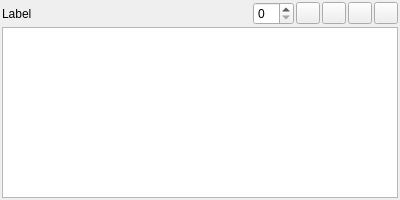
<?xml version="1.0" encoding="UTF-8"?>
<ui version="4.0">
 <class>PropertyControlArray</class>
 <widget class="QWidget" name="PropertyControlArray">
  <property name="geometry">
   <rect>
    <x>0</x>
    <y>0</y>
    <width>400</width>
    <height>200</height>
   </rect>
  </property>
  <property name="sizePolicy">
   <sizepolicy hsizetype="Preferred" vsizetype="Maximum">
    <horstretch>0</horstretch>
    <verstretch>0</verstretch>
   </sizepolicy>
  </property>
  <property name="windowTitle">
   <string>Form</string>
  </property>
  <layout class="QHBoxLayout" name="mLayout">
   <property name="spacing">
    <number>5</number>
   </property>
   <property name="margin">
    <number>2</number>
   </property>
   <item>
    <layout class="QVBoxLayout" name="verticalLayout">
     <property name="spacing">
      <number>2</number>
     </property>
     <item>
      <layout class="QHBoxLayout" name="horizontalLayout">
       <property name="spacing">
        <number>2</number>
       </property>
       <property name="topMargin">
        <number>0</number>
       </property>
       <item>
        <widget class="QLabel" name="mLabel">
         <property name="text">
          <string>Label</string>
         </property>
        </widget>
       </item>
       <item>
        <spacer name="horizontalSpacer_2">
         <property name="orientation">
          <enum>Qt::Horizontal</enum>
         </property>
         <property name="sizeHint" stdset="0">
          <size>
           <width>40</width>
           <height>20</height>
          </size>
         </property>
        </spacer>
       </item>
       <item>
        <widget class="QSpinBox" name="mArraySize">
         <property name="maximumSize">
          <size>
           <width>120</width>
           <height>16777215</height>
          </size>
         </property>
        </widget>
       </item>
       <item>
        <widget class="QPushButton" name="mButtonMoveUp">
         <property name="maximumSize">
          <size>
           <width>24</width>
           <height>22</height>
          </size>
         </property>
         <property name="text">
          <string/>
         </property>
         <property name="icon">
          <iconset resource="dtqt.qrc">
           <normaloff>:/dtQt/icons/blackUpArrow.png</normaloff>:/dtQt/icons/blackUpArrow.png</iconset>
         </property>
        </widget>
       </item>
       <item>
        <widget class="QPushButton" name="mButtonMoveDown">
         <property name="maximumSize">
          <size>
           <width>24</width>
           <height>22</height>
          </size>
         </property>
         <property name="text">
          <string/>
         </property>
         <property name="icon">
          <iconset resource="dtqt.qrc">
           <normaloff>:/dtQt/icons/blackDownArrow.png</normaloff>:/dtQt/icons/blackDownArrow.png</iconset>
         </property>
        </widget>
       </item>
       <item>
        <widget class="QPushButton" name="mButtonAdd">
         <property name="maximumSize">
          <size>
           <width>24</width>
           <height>22</height>
          </size>
         </property>
         <property name="text">
          <string/>
         </property>
         <property name="icon">
          <iconset resource="dtqt.qrc">
           <normaloff>:/dtQt/icons/add.png</normaloff>:/dtQt/icons/add.png</iconset>
         </property>
        </widget>
       </item>
       <item>
        <widget class="QPushButton" name="mButtonRemove">
         <property name="maximumSize">
          <size>
           <width>24</width>
           <height>22</height>
          </size>
         </property>
         <property name="text">
          <string/>
         </property>
         <property name="icon">
          <iconset resource="dtqt.qrc">
           <normaloff>:/dtQt/icons/remove.png</normaloff>:/dtQt/icons/remove.png</iconset>
         </property>
        </widget>
       </item>
      </layout>
     </item>
     <item>
      <widget class="QTableWidget" name="mValues">
       <property name="columnCount">
        <number>1</number>
       </property>
       <attribute name="horizontalHeaderVisible">
        <bool>false</bool>
       </attribute>
       <attribute name="horizontalHeaderStretchLastSection">
        <bool>true</bool>
       </attribute>
       <column/>
      </widget>
     </item>
    </layout>
   </item>
  </layout>
 </widget>
 <resources>
  <include location="dtqt.qrc"/>
 </resources>
 <connections/>
</ui>
